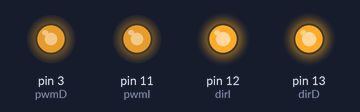
The sketch below on a simulated Arduino Uno, built with avr-gcc and run on an emulated ATmega328P. On the bench: output pins drawn as LEDs (lit = HIGH).

Above: at 0.05 s.
At 4.25 s:
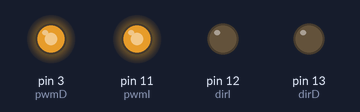
At 6.35 s:
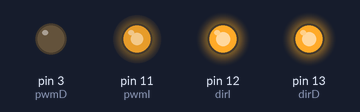
At 8.5 s:
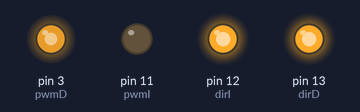
Timing chart, 0 to 11.1 s (numbered marks = the images above):
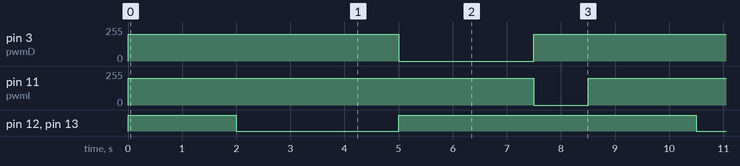

The sketch:

Ejemplo1.ino
```cpp
int pwmI=11;
int pwmD=3;
int dirI=12;
int dirD=13;

void setup()
{
  pinMode(pwmI,OUTPUT);
  pinMode(pwmD,OUTPUT);
  pinMode(dirI,OUTPUT);
  pinMode(dirD,OUTPUT);
}
void loop()
{
  digitalWrite(dirI,HIGH);
  digitalWrite(dirD,HIGH);
  analogWrite(pwmI,200);
  analogWrite(pwmD,200);
  delay(2000);
  digitalWrite(dirI,LOW);
  digitalWrite(dirD,LOW);
  delay(3000);
  digitalWrite(dirI,HIGH);
  digitalWrite(dirD,HIGH);
  analogWrite(pwmI,200);
  analogWrite(pwmD,0);
  delay(2500);
  digitalWrite(dirI,HIGH);
  digitalWrite(dirD,HIGH);
  analogWrite(pwmI,0);
  analogWrite(pwmD,200);
  delay(1000);
}
```

Measured:
- by itself, pin 3 (pwmD): repeats every 8.5 s: 0/255 2.5 s, 200/255 6.0 s
- by itself, pin 11 (pwmI): alternates 200/255 for 7.5 s and 0/255 for 1.0 s
- by itself, pin 12 (dirI), pin 13 (dirD): repeats every 8.5 s: LOW 3.0 s, HIGH 5.5 s
